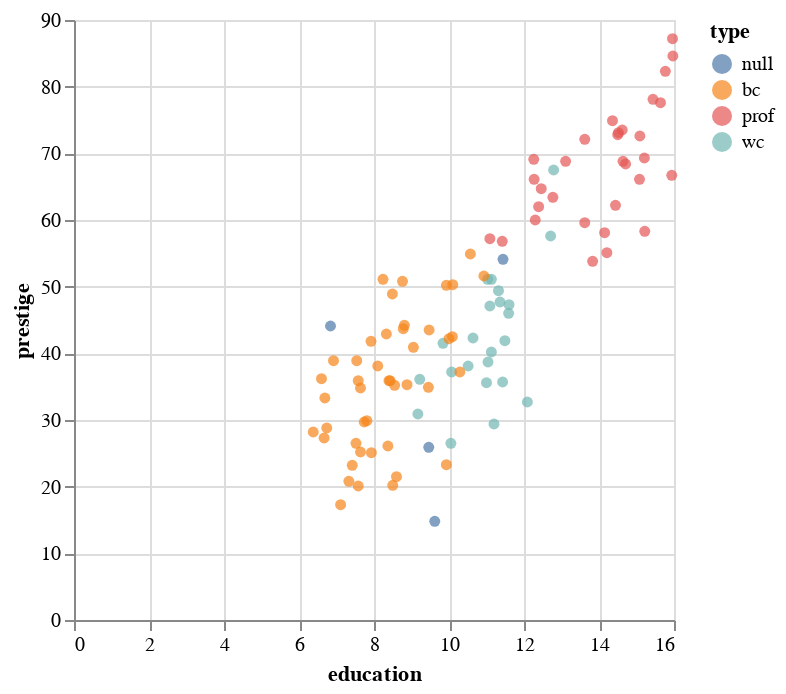

Notebook source saved alongside this figure:
### Code cell
interact_plot

### Figure 1 — Vega-Lite specification as saved in the notebook (floating-point values rounded to 4 significant figures)
{"config": {"view": {"continuousWidth": 300, "continuousHeight": 300}}, "data": {"name": "data-6a22ce1ee912eff56ccfda5c76891c8a"}, "mark": {"type": "circle"}, "encoding": {"color": {"field": "type", "type": "nominal"}, "tooltip": [{"field": "income", "type": "quantitative"}, {"field": "census", "type": "quantitative"}], "x": {"field": "education", "type": "quantitative"}, "y": {"field": "prestige", "type": "quantitative"}}, "$schema": "https://vega.github.io/schema/vega-lite/v5.8.0.json", "datasets": {"data-6a22ce1ee912eff56ccfda5c76891c8a": [{"job": "gov.administrators", "education": 13.11, "income": 12351, "women": 11.16, "prestige": 68.8, "census": 1113, "type": "prof"}, {"job": "general.managers", "education": 12.26, "income": 25879, "women": 4.02, "prestige": 69.1, "census": 1130, "type": "prof"}, {"job": "accountants", "education": 12.77, "income": 9271, "women": 15.7, "prestige": 63.4, "census": 1171, "type": "prof"}, {"job": "purchasing.officers", "education": 11.42, "income": 8865, "women": 9.11, "prestige": 56.8, "census": 1175, "type": "prof"}, {"job": "chemists", "education": 14.62, "income": 8403, "women": 11.68, "prestige": 73.5, "census": 2111, "type": "prof"}, {"job": "physicists", "education": 15.64, "income": 11030, "women": 5.13, "prestige": 77.6, "census": 2113, "type": "prof"}, {"job": "biologists", "education": 15.09, "income": 8258, "women": 25.65, "prestige": 72.6, "census": 2133, "type": "prof"}, {"job": "architects", "education": 15.44, "income": 14163, "women": 2.69, "prestige": 78.1, "census": 2141, "type": "prof"}, {"job": "civil.engineers", "education": 14.52, "income": 11377, "women": 1.03, "prestige": 73.1, "census": 2143, "type": "prof"}, {"job": "mining.engineers", "education": 14.64, "income": 11023, "women": 0.94, "prestige": 68.8, "census": 2153, "type": "prof"}, {"job": "surveyors", "education": 12.39, "income": 5902, "women": 1.91, "prestige": 62.0, "census": 2161, "type": "prof"}, {"job": "draughtsmen", "education": 12.3, "income": 7059, "women": 7.83, "prestige": 60.0, "census": 2163, "type": "prof"}, {"job": "computer.programers", "education": 13.83, "income": 8425, "women": 15.33, "prestige": 53.8, "census": 2183, "type": "prof"}, {"job": "economists", "education": 14.44, "income": 8049, "women": 57.31, "prestige": 62.2, "census": 2311, "type": "prof"}, {"job": "psychologists", "education": 14.36, "income": 7405, "women": 48.28, "prestige": 74.9, "census": 2315, "type": "prof"}, {"job": "social.workers", "education": 14.21, "income": 6336, "women": 54.77, "prestige": 55.1, "census": 2331, "type": "prof"}, {"job": "lawyers", "education": 15.77, "income": 19263, "women": 5.13, "prestige": 82.3, "census": 2343, "type": "prof"}, {"job": "librarians", "education": 14.15, "income": 6112, "women": 77.1, "prestige": 58.1, "census": 2351, "type": "prof"}, {"job": "vocational.counsellors", "education": 15.22, "income": 9593, "women": 34.89, "prestige": 58.3, "census": 2391, "type": "prof"}, {"job": "ministers", "education": 14.5, "income": 4686, "women": 4.14, "prestige": 72.8, "census": 2511, "type": "prof"}, {"job": "university.teachers", "education": 15.97, "income": 12480, "women": 19.59, "prestige": 84.6, "census": 2711, "type": "prof"}, {"job": "primary.school.teachers", "education": 13.62, "income": 5648, "women": 83.78, "prestige": 59.6, "census": 2731, "type": "prof"}, {"job": "secondary.school.teachers", "education": 15.08, "income": 8034, "women": 46.8, "prestige": 66.1, "census": 2733, "type": "prof"}, {"job": "physicians", "education": 15.96, "income": 25308, "women": 10.56, "prestige": 87.2, "census": 3111, "type": "prof"}, {"job": "veterinarians", "education": 15.94, "income": 14558, "women": 4.32, "prestige": 66.7, "census": 3115, "type": "prof"}, {"job": "osteopaths.chiropractors", "education": 14.71, "income": 17498, "women": 6.91, "prestige": 68.4, "census": 3117, "type": "prof"}, {"job": "nurses", "education": 12.46, "income": 4614, "women": 96.12, "prestige": 64.7, "census": 3131, "type": "prof"}, {"job": "nursing.aides", "education": 9.45, "income": 3485, "women": 76.14, "prestige": 34.9, "census": 3135, "type": "bc"}, {"job": "physio.therapsts", "education": 13.62, "income": 5092, "women": 82.66, "prestige": 72.1, "census": 3137, "type": "prof"}, {"job": "pharmacists", "education": 15.21, "income": 10432, "women": 24.71, "prestige": 69.3, "census": 3151, "type": "prof"}, {"job": "medical.technicians", "education": 12.79, "income": 5180, "women": 76.04, "prestige": 67.5, "census": 3156, "type": "wc"}, {"job": "commercial.artists", "education": 11.09, "income": 6197, "women": 21.03, "prestige": 57.2, "census": 3314, "type": "prof"}, {"job": "radio.tv.announcers", "education": 12.71, "income": 7562, "women": 11.15, "prestige": 57.6, "census": 3337, "type": "wc"}, {"job": "athletes", "education": 11.44, "income": 8206, "women": 8.13, "prestige": 54.1, "census": 3373, "type": null}, {"job": "secretaries", "education": 11.59, "income": 4036, "women": 97.51, "prestige": 46.0, "census": 4111, "type": "wc"}, {"job": "typists", "education": 11.49, "income": 3148, "women": 95.97, "prestige": 41.9, "census": 4113, "type": "wc"}, {"job": "bookkeepers", "education": 11.32, "income": 4348, "women": 68.24, "prestige": 49.4, "census": 4131, "type": "wc"}, {"job": "tellers.cashiers", "education": 10.64, "income": 2448, "women": 91.76, "prestige": 42.3, "census": 4133, "type": "wc"}, {"job": "computer.operators", "education": 11.36, "income": 4330, "women": 75.92, "prestige": 47.7, "census": 4143, "type": "wc"}, {"job": "shipping.clerks", "education": 9.17, "income": 4761, "women": 11.37, "prestige": 30.9, "census": 4153, "type": "wc"}, {"job": "file.clerks", "education": 12.09, "income": 3016, "women": 83.19, "prestige": 32.7, "census": 4161, "type": "wc"}, {"job": "receptionsts", "education": 11.04, "income": 2901, "women": 92.86, "prestige": 38.7, "census": 4171, "type": "wc"}, {"job": "mail.carriers", "education": 9.22, "income": 5511, "women": 7.62, "prestige": 36.1, "census": 4172, "type": "wc"}, {"job": "postal.clerks", "education": 10.07, "income": 3739, "women": 52.27, "prestige": 37.2, "census": 4173, "type": "wc"}, {"job": "telephone.operators", "education": 10.51, "income": 3161, "women": 96.14, "prestige": 38.1, "census": 4175, "type": "wc"}, {"job": "collectors", "education": 11.2, "income": 4741, "women": 47.06, "prestige": 29.4, "census": 4191, "type": "wc"}, {"job": "claim.adjustors", "education": 11.13, "income": 5052, "women": 56.1, "prestige": 51.1, "census": 4192, "type": "wc"}, {"job": "travel.clerks", "education": 11.43, "income": 6259, "women": 39.17, "prestige": 35.7, "census": 4193, "type": "wc"}, {"job": "office.clerks", "education": 11.0, "income": 4075, "women": 63.23, "prestige": 35.6, "census": 4197, "type": "wc"}, {"job": "sales.supervisors", "education": 9.84, "income": 7482, "women": 17.04, "prestige": 41.5, "census": 5130, "type": "wc"}, {"job": "commercial.travellers", "education": 11.13, "income": 8780, "women": 3.16, "prestige": 40.2, "census": 5133, "type": "wc"}, {"job": "sales.clerks", "education": 10.05, "income": 2594, "women": 67.82, "prestige": 26.5, "census": 5137, "type": "wc"}, {"job": "newsboys", "education": 9.62, "income": 918, "women": 7.0, "prestige": 14.8, "census": 5143, "type": null}, {"job": "service.station.attendant", "education": 9.93, "income": 2370, "women": 3.69, "prestige": 23.3, "census": 5145, "type": "bc"}, {"job": "insurance.agents", "education": 11.6, "income": 8131, "women": 13.09, "prestige": 47.3, "census": 5171, "type": "wc"}, {"job": "real.estate.salesmen", "education": 11.09, "income": 6992, "women": 24.44, "prestige": 47.1, "census": 5172, "type": "wc"}, {"job": "buyers", "education": 11.03, "income": 7956, "women": 23.88, "prestige": 51.1, "census": 5191, "type": "wc"}, {"job": "firefighters", "education": 9.47, "income": 8895, "women": 0.0, "prestige": 43.5, "census": 6111, "type": "bc"}, {"job": "policemen", "education": 10.93, "income": 8891, "women": 1.65, "prestige": 51.6, "census": 6112, "type": "bc"}, {"job": "cooks", "education": 7.74, "income": 3116, "women": 52.0, "prestige": 29.7, "census": 6121, "type": "bc"}, {"job": "bartenders", "education": 8.5, "income": 3930, "women": 15.51, "prestige": 20.2, "census": 6123, "type": "bc"}, {"job": "funeral.directors", "education": 10.57, "income": 7869, "women": 6.01, "prestige": 54.9, "census": 6141, "type": "bc"}, {"job": "babysitters", "education": 9.46, "income": 611, "women": 96.53, "prestige": 25.9, "census": 6147, "type": null}, {"job": "launderers", "education": 7.33, "income": 3000, "women": 69.31, "prestige": 20.8, "census": 6162, "type": "bc"}, {"job": "janitors", "education": 7.11, "income": 3472, "women": 33.57, "prestige": 17.3, "census": 6191, "type": "bc"}, {"job": "elevator.operators", "education": 7.58, "income": 3582, "women": 30.08, "prestige": 20.1, "census": 6193, "type": "bc"}, {"job": "farmers", "education": 6.84, "income": 3643, "women": 3.6, "prestige": 44.1, "census": 7112, "type": null}, {"job": "farm.workers", "education": 8.6, "income": 1656, "women": 27.75, "prestige": 21.5, "census": 7182, "type": "bc"}, {"job": "rotary.well.drillers", "education": 8.88, "income": 6860, "women": 0.0, "prestige": 35.3, "census": 7711, "type": "bc"}, {"job": "bakers", "education": 7.54, "income": 4199, "women": 33.3, "prestige": 38.9, "census": 8213, "type": "bc"}, {"job": "slaughterers.1", "education": 7.64, "income": 5134, "women": 17.26, "prestige": 25.2, "census": 8215, "type": "bc"}, {"job": "slaughterers.2", "education": 7.64, "income": 5134, "women": 17.26, "prestige": 34.8, "census": 8215, "type": "bc"}, {"job": "canners", "education": 7.42, "income": 1890, "women": 72.24, "prestige": 23.2, "census": 8221, "type": "bc"}, {"job": "textile.weavers", "education": 6.69, "income": 4443, "women": 31.36, "prestige": 33.3, "census": 8267, "type": "bc"}, {"job": "textile.labourers", "education": 6.74, "income": 3485, "women": 39.48, "prestige": 28.8, "census": 8278, "type": "bc"}, {"job": "tool.die.makers", "education": 10.09, "income": 8043, "women": 1.5, "prestige": 42.5, "census": 8311, "type": "bc"}, {"job": "machinists", "education": 8.81, "income": 6686, "women": 4.28, "prestige": 44.2, "census": 8313, "type": "bc"}, {"job": "sheet.metal.workers", "education": 8.4, "income": 6565, "women": 2.3, "prestige": 35.9, "census": 8333, "type": "bc"}, {"job": "welders", "education": 7.92, "income": 6477, "women": 5.17, "prestige": 41.8, "census": 8335, "type": "bc"}, {"job": "auto.workers", "education": 8.43, "income": 5811, "women": 13.62, "prestige": 35.9, "census": 8513, "type": "bc"}, {"job": "aircraft.workers", "education": 8.78, "income": 6573, "women": 5.78, "prestige": 43.7, "census": 8515, "type": "bc"}, {"job": "electronic.workers", "education": 8.76, "income": 3942, "women": 74.54, "prestige": 50.8, "census": 8534, "type": "bc"}, {"job": "radio.tv.repairmen", "education": 10.29, "income": 5449, "women": 2.92, "prestige": 37.2, "census": 8537, "type": "bc"}, {"job": "sewing.mach.operators", "education": 6.38, "income": 2847, "women": 90.67, "prestige": 28.2, "census": 8563, "type": "bc"}, {"job": "auto.repairmen", "education": 8.1, "income": 5795, "women": 0.81, "prestige": 38.1, "census": 8581, "type": "bc"}, {"job": "aircraft.repairmen", "education": 10.1, "income": 7716, "women": 0.78, "prestige": 50.3, "census": 8582, "type": "bc"}, {"job": "railway.sectionmen", "education": 6.67, "income": 4696, "women": 0.0, "prestige": 27.3, "census": 8715, "type": "bc"}, {"job": "electrical.linemen", "education": 9.05, "income": 8316, "women": 1.34, "prestige": 40.9, "census": 8731, "type": "bc"}, {"job": "electricians", "education": 9.93, "income": 7147, "women": 0.99, "prestige": 50.2, "census": 8733, "type": "bc"}, {"job": "construction.foremen", "education": 8.24, "income": 8880, "women": 0.65, "prestige": 51.1, "census": 8780, "type": "bc"}, {"job": "carpenters", "education": 6.92, "income": 5299, "women": 0.56, "prestige": 38.9, "census": 8781, "type": "bc"}, {"job": "masons", "education": 6.6, "income": 5959, "women": 0.52, "prestige": 36.2, "census": 8782, "type": "bc"}, {"job": "house.painters", "education": 7.81, "income": 4549, "women": 2.46, "prestige": 29.9, "census": 8785, "type": "bc"}, {"job": "plumbers", "education": 8.33, "income": 6928, "women": 0.61, "prestige": 42.9, "census": 8791, "type": "bc"}, {"job": "construction.labourers", "education": 7.52, "income": 3910, "women": 1.09, "prestige": 26.5, "census": 8798, "type": "bc"}, {"job": "pilots", "education": 12.27, "income": 14032, "women": 0.58, "prestige": 66.1, "census": 9111, "type": "prof"}, {"job": "train.engineers", "education": 8.49, "income": 8845, "women": 0.0, "prestige": 48.9, "census": 9131, "type": "bc"}, {"job": "bus.drivers", "education": 7.58, "income": 5562, "women": 9.47, "prestige": 35.9, "census": 9171, "type": "bc"}, {"job": "taxi.drivers", "education": 7.93, "income": 4224, "women": 3.59, "prestige": 25.1, "census": 9173, "type": "bc"}, {"job": "longshoremen", "education": 8.37, "income": 4753, "women": 0.0, "prestige": 26.1, "census": 9313, "type": "bc"}, {"job": "typesetters", "education": 10.0, "income": 6462, "women": 13.58, "prestige": 42.2, "census": 9511, "type": "bc"}, {"job": "bookbinders", "education": 8.55, "income": 3617, "women": 70.87, "prestige": 35.2, "census": 9517, "type": "bc"}]}}
